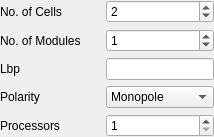
               <widget class="QWidget" name="w_Cell_Parameters" native="true">
                <property name="styleSheet">
                 <string notr="true"/>
                </property>
                <layout class="QGridLayout" name="gridLayout_7">
                 <property name="leftMargin">
                  <number>0</number>
                 </property>
                 <property name="topMargin">
                  <number>0</number>
                 </property>
                 <property name="rightMargin">
                  <number>0</number>
                 </property>
                 <property name="bottomMargin">
                  <number>0</number>
                 </property>
                 <item row="2" column="1">
                  <widget class="QLineEdit" name="le_LBP"/>
                 </item>
                 <item row="1" column="0">
                  <widget class="QLabel" name="label_35">
                   <property name="minimumSize">
                    <size>
                     <width>100</width>
                     <height>0</height>
                    </size>
                   </property>
                   <property name="maximumSize">
                    <size>
                     <width>100</width>
                     <height>16777215</height>
                    </size>
                   </property>
                   <property name="text">
                    <string>No. of Modules</string>
                   </property>
                  </widget>
                 </item>
                 <item row="1" column="1">
                  <widget class="QSpinBox" name="sb_N_Modules">
                   <property name="value">
                    <number>1</number>
                   </property>
                  </widget>
                 </item>
                 <item row="0" column="1">
                  <widget class="QSpinBox" name="sb_N_Cells">
                   <property name="minimum">
                    <number>1</number>
                   </property>
                   <property name="value">
                    <number>2</number>
                   </property>
                  </widget>
                 </item>
                 <item row="2" column="0">
                  <widget class="QLabel" name="label_9">
                   <property name="text">
                    <string>Lbp</string>
                   </property>
                  </widget>
                 </item>
                 <item row="3" column="1">
                  <widget class="QComboBox" name="cb_Polarization_ABCI">
                   <item>
                    <property name="text">
                     <string>Monopole</string>
                    </property>
                   </item>
                   <item>
                    <property name="text">
                     <string>Dipole</string>
                    </property>
                   </item>
                   <item>
                    <property name="text">
                     <string>Both</string>
                    </property>
                   </item>
                  </widget>
                 </item>
                 <item row="4" column="1">
                  <widget class="QSpinBox" name="sb_No_Of_Processors_ABCI">
                   <property name="minimum">
                    <number>1</number>
                   </property>
                   <property name="maximum">
                    <number>999</number>
                   </property>
                   <property name="value">
                    <number>1</number>
                   </property>
                  </widget>
                 </item>
                 <item row="3" column="0">
                  <widget class="QLabel" name="label_14">
                   <property name="minimumSize">
                    <size>
                     <width>100</width>
                     <height>0</height>
                    </size>
                   </property>
                   <property name="maximumSize">
                    <size>
                     <width>100</width>
                     <height>16777215</height>
                    </size>
                   </property>
                   <property name="text">
                    <string>Polarity</string>
                   </property>
                  </widget>
                 </item>
                 <item row="0" column="0">
                  <widget class="QLabel" name="label_31">
                   <property name="minimumSize">
                    <size>
                     <width>100</width>
                     <height>0</height>
                    </size>
                   </property>
                   <property name="maximumSize">
                    <size>
                     <width>100</width>
                     <height>16777215</height>
                    </size>
                   </property>
                   <property name="text">
                    <string>No. of Cells</string>
                   </property>
                  </widget>
                 </item>
                 <item row="4" column="0">
                  <widget class="QLabel" name="label_85">
                   <property name="minimumSize">
                    <size>
                     <width>100</width>
                     <height>0</height>
                    </size>
                   </property>
                   <property name="maximumSize">
                    <size>
                     <width>100</width>
                     <height>16777215</height>
                    </size>
                   </property>
                   <property name="text">
                    <string>Processors</string>
                   </property>
                  </widget>
                 </item>
                </layout>
               </widget>
